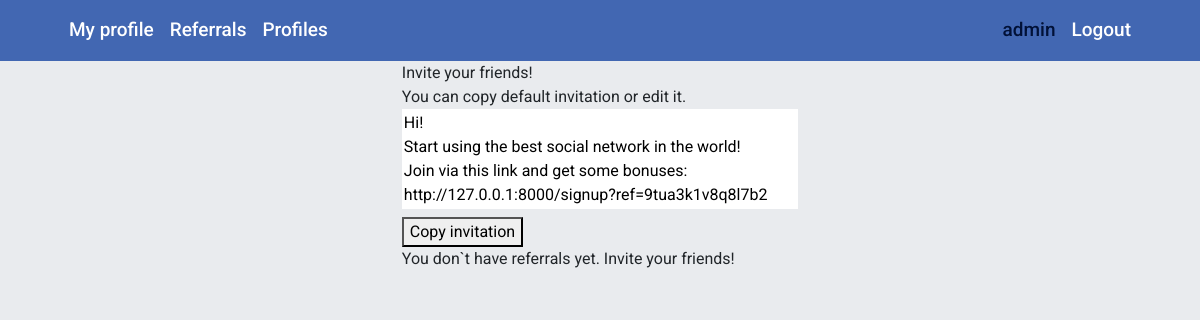
Before: /referrals/ (signed in) with the older database file.
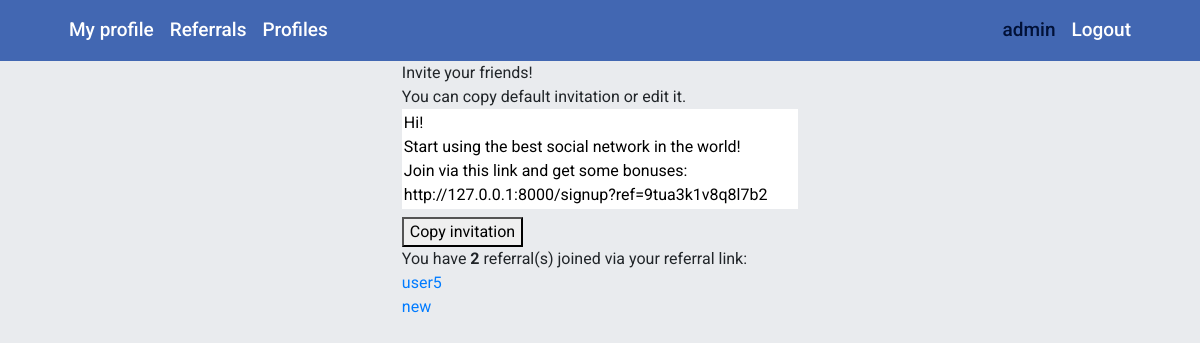
After: the same page with the newer database file.
### referrals/models.py (models this page shows)
class Referral(models.Model):
    timestamp = models.DateTimeField(auto_now=False, auto_now_add=True)
    referrer = models.ForeignKey(User, on_delete=models.CASCADE, related_name='referrers')
    referral = models.ForeignKey(User, on_delete=models.CASCADE, related_name='referrals')
    class Meta:
        unique_together = (('referrer', 'referral'),)

### referrals/views.py (the view)
# urls.py: path('', referral_view, name='referrals'),
@login_required()
def referral_view(request):
    ref_list = Referral.objects.filter(referrer=request.user)
    ref_count = ref_list.count()
    context = {
        'ref_count': ref_count,
        'ref_list': ref_list,
    }
    return render(request, "referrals.html", context)

### templates/referrals.html (shortened to what this page needs)
{% extends "base.html" %}
{% load static %}
{% block content %}
<div class="container">
    <div class="row justify-content-center">
        <div class="col-auto ">
            <div class="invite-block">
                <p>Invite your friends! </p>
                <p>You can copy default invitation or edit it.</p>
<textarea class="invite-text" rows="4" cols="30">Hi!
Start using the best social network in the world!
Join via this link and get some bonuses:
http://127.0.0.1:8000/signup?ref={{ user.profile.ref_code }}</textarea>
                <button class="copy-invite">Copy invitation</button>
            </div>
        <div class="referral-list">
            {% if not ref_count %}
            <p>You don`t have referrals yet. Invite your friends!</p>
            {% else %}
            <p>You have <b>{{ ref_count }}</b> referral(s) joined via your referral link:</p>
                <ul>
                {% for ref in ref_list %}
                        <li><a href="http://127.0.0.1:8000/profiles/{{ ref.referral.id }}">{{ ref.referral }}</a></li>
                {% endfor %}
                </ul>
            {% endif %}
        </div>
        </div>
    </div>
</div>
{% endblock content %}

Changed rows visible on the page:
added Referral: referral "user5"
added Referral: referral "new"
Other visible differences:
{{ ref_count }}: (not shown) → "2"
text no longer shown: "You don`t have referrals yet. Invite your friends!"
text now shown: "You have referral(s) joined via your referral link:"
